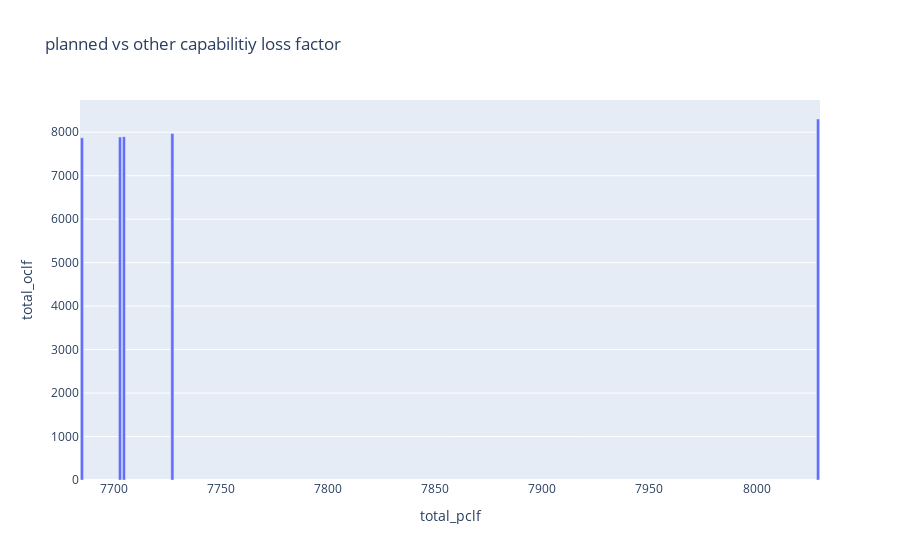

Here is the notebook cell this chart was saved with:
### Code cell
fig = px.bar(loss, x="total_pclf", y="total_oclf",title="planned vs other capabilitiy loss factor")
fig.show()

### Figure 1 — Plotly figure (JSON) as saved in the notebook; plotly's stock layout.template omitted (floating-point values rounded to 4 significant figures)
{"data": [{"alignmentgroup": "True", "hovertemplate": "total_pclf=%{x}<br>total_oclf=%{y}<extra></extra>", "legendgroup": "", "marker": {"color": "#636efa", "pattern": {"shape": ""}}, "name": "", "offsetgroup": "", "orientation": "v", "showlegend": false, "textposition": "auto", "type": "bar", "x": [8029.0, 7727.0, 7705.0, 7703.0, 7685.0], "xaxis": "x", "y": [8304, 7972, 7898, 7889, 7872], "yaxis": "y"}], "layout": {"barmode": "relative", "legend": {"tracegroupgap": 0}, "title": {"text": "planned vs other capabilitiy loss factor"}, "xaxis": {"anchor": "y", "domain": [0, 1], "title": {"text": "total_pclf"}}, "yaxis": {"anchor": "x", "domain": [0, 1], "title": {"text": "total_oclf"}}}}
